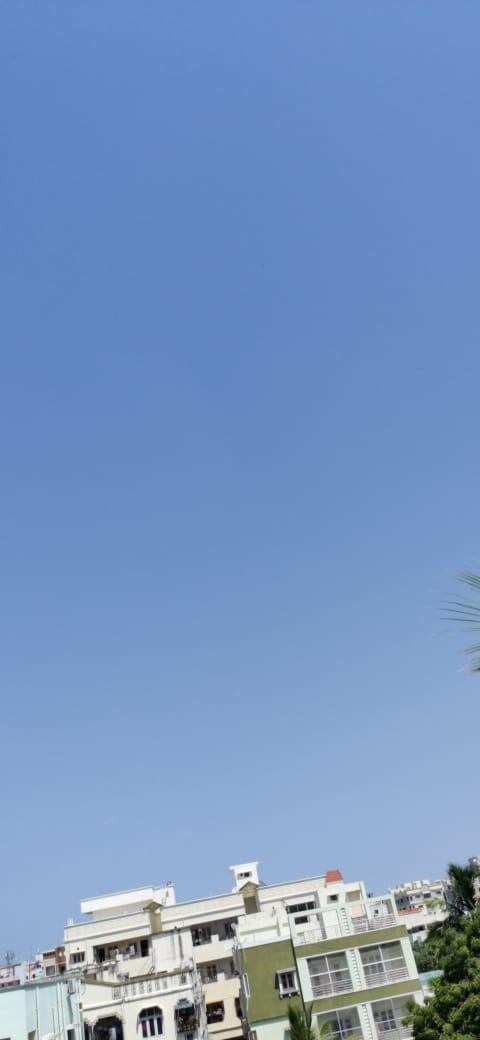
#> input picture colors.jpg, 480 x 1040 px
$ python 3d-plot.py
#> lines starting #> are read from the running program, lines starting #| are printed output that depends on the picture
import matplotlib.pyplot as plt
from mpl_toolkits.mplot3d import Axes3D
import cv2

#read image
img = cv2.imread('colors.jpg')
#> img is the input picture: shape (1040, 480, 3); mean B, G, R 192.6, 149.1, 119

#convert from BGR to RGB
img = cv2.cvtColor(img, cv2.COLOR_BGR2RGB)

#get rgb values from image to 1D array
r, g, b = cv2.split(img)
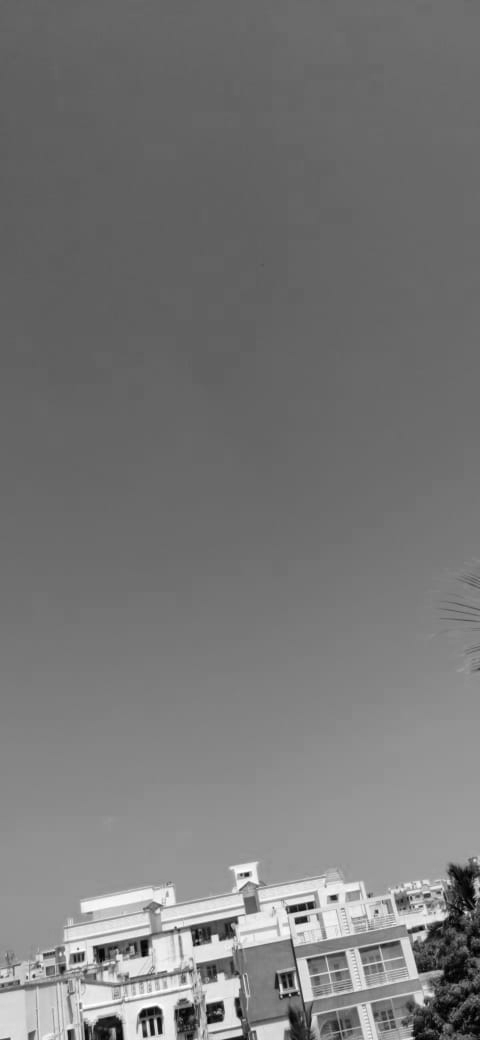
#> r: shape (1040, 480); min 0, max 255, mean 119
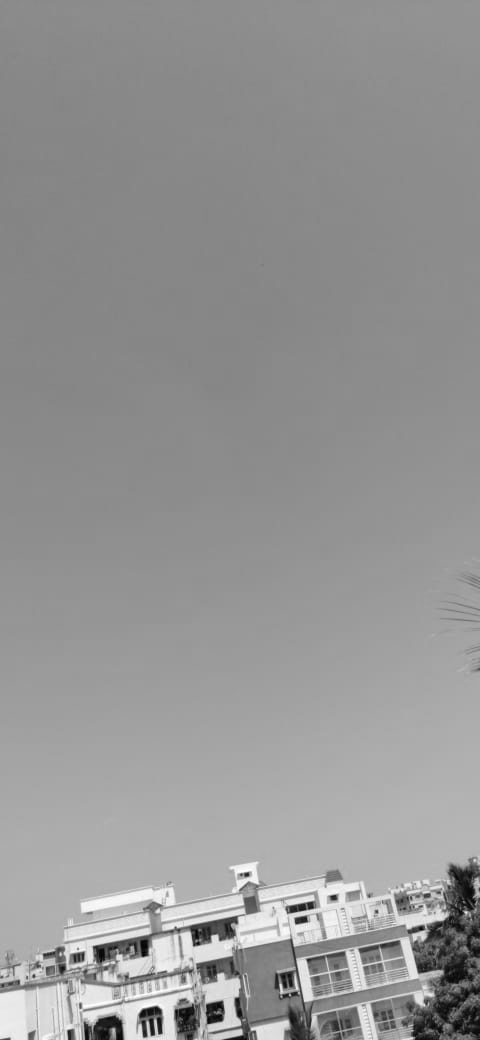
#> g: shape (1040, 480); min 0, max 255, mean 149.1
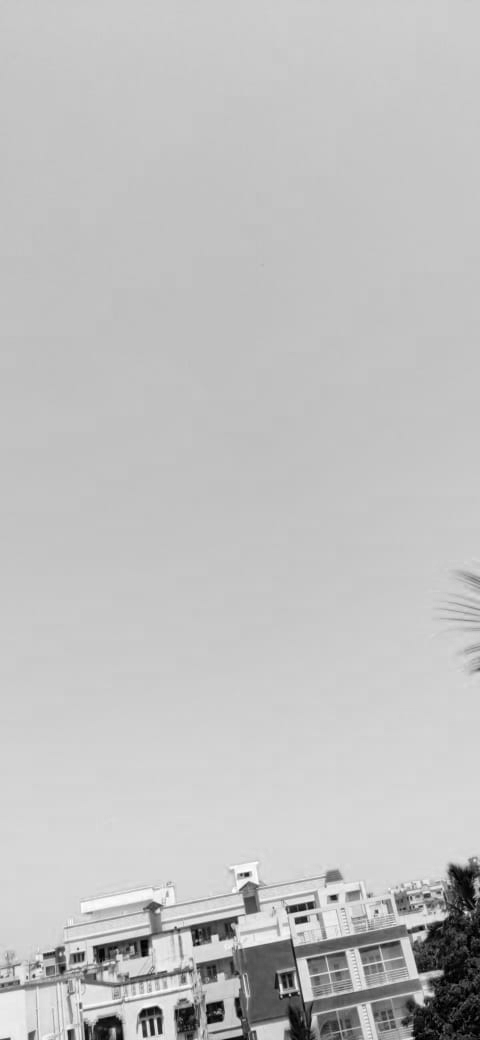
#> b: shape (1040, 480); min 0, max 255, mean 192.6
r = r.flatten()
g = g.flatten()
b = b.flatten()

#plotting
fig = plt.figure()
ax = Axes3D(fig)
ax.scatter(r, g, b)
plt.show()
